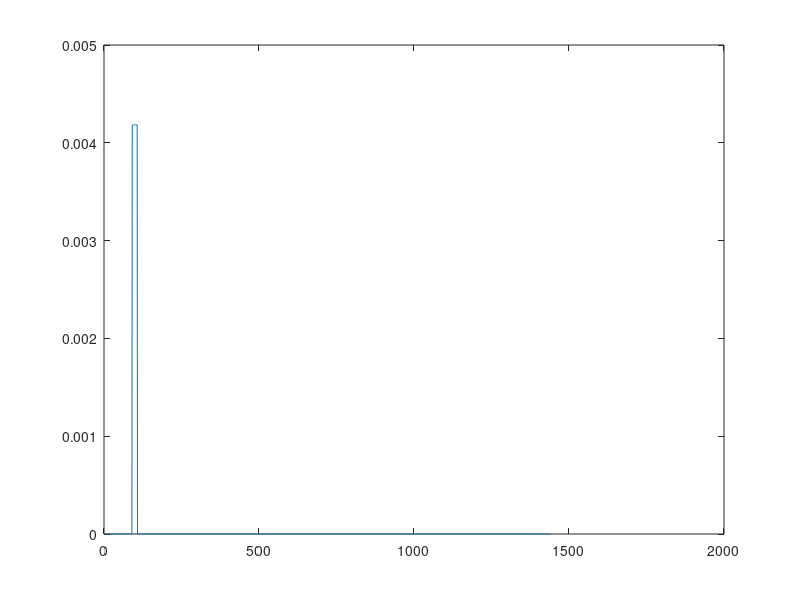

The MATLAB source for this figure:
% Sahan Kanchnana Madduma Gamage 
% Undergrad @ Monash University
% MATLAB Code that creates a vector of sugar consumption with time steps of
% 1 minute for a chosen number of meals at a chosen consumption rate.
clear all;
nomeals = floor(rand*3)+1;
sugarintake=(floor((rand*150))+50)*10^-3;
sugarintakerate=(rand*5)*10^-3;
a =  round(sugarintake/sugarintakerate);
b = rand(nomeals,1);
b  = b/sum(b)*a;
out=round(b);
out(1) = out(1) - (a-sum(out));
possiblepositions=zeros(nomeals);
okay=0;
error=0;
unacceptable=0;
while (okay==0)
    startimes=floor(rand(length(out),1)*1440);
    startimes=sort(startimes);
    for i2=1:length(out)
        endtimes=startimes+out(i2);
        if((sum(endtimes>1440))>=nomeals)
           unacceptable=1;
           break
        else
            possiblepositions(:,i2)=[~(endtimes(1:length(endtimes)-1)>=startimes(2:length(endtimes))).*(~(endtimes(1:length(endtimes)-1)>1440));~(endtimes(length(endtimes))>1440)]';
        end
    end
    if(unacceptable==1)
        unacceptable=0;
        continue
    else
        concatonated=[out';sum(possiblepositions);possiblepositions];
        [temp, order] = sort(concatonated(2,:));
        concatonated = concatonated(:,order);
        out=concatonated(1,:)';
        possiblepositions=concatonated(3:end,:);
        storage=zeros(length(possiblepositions),1);
        for i3=1:length(possiblepositions)
            if(isempty(min(find(possiblepositions(:,i3)))))
                error=1;
                break;
            end
            storage(min(find(possiblepositions(:,i3))))=i3;
            possiblepositions(min(find(possiblepositions(:,i3))),:)=0;
        end
        if(error==1)
            unacceptable=0;
            error=0;
        else
            okay=1;
        end
    end
end
food_vec=zeros(1,1440);
for i=1:length(storage)
    food_vec(startimes(i):startimes(i)+out(storage(i)))=1;
end
food_vec=[0,food_vec]*sugarintakerate;
plot(food_vec);